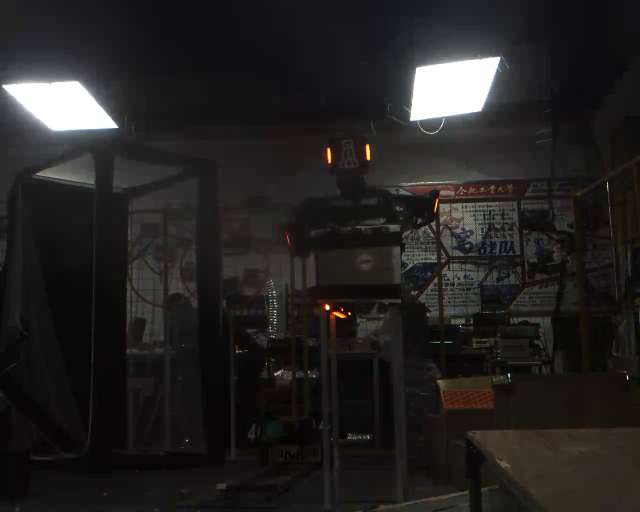
//> input picture Final_RM_1026_1108/images/outpost_frame.png, 1280 x 1024 px (shown at 1/2 size)
$ ./main   (built with g++ and OpenCV 4)
//> lines starting //> are read from the running program, lines starting //| are printed output that depends on the picture; after the words box and inside, x2 and y2 are one past the last pixel; in counts of white or black regions, pixels touching at a corner belong together
### Robomaster_Project_Vision/config.h
#pragma
#include <opencv2/opencv.hpp>

// 图片 mask 提取及其形态学处理的参数配置
struct mask_config
{
    const cv::Scalar mask_hsv_ltv = cv::Scalar(0, 109, 150); // inRange的下限值
    const cv::Scalar mask_hsv_utr = cv::Scalar(37, 255, 255); // inRange的上限值
};

// 灯条配对条件的参数配置
struct lightPair_config
{
    const double distance_tv = 100; // 灯条中心点距离阈值px
    const double areaDiff_tv = 200; // 灯条面积差阈值px
    const double angleDiff_tv = 5; // 灯条旋转角度差阈值px
    const double heightDiff_tv = 30; // 灯条中心点高度差阈值px
    const double distanceRatio_utv = 1.3; // 灯条中心点距离和装甲板高度比阈值上限
    const double distanceRatio_ltv = 0.9; // 灯条中心点距离和装甲板高度比阈值下限
};

// 装甲板的参数配置
struct armor_config
{
    const double armor_object_width = 0.135; // 装甲板实体宽度 0.135m
    const double armor_object_height = 0.056; // 装甲板实体高度 0.056m
    const double armor_image_width = 73; // 装甲板像宽度 73px
    const double armor_image_height = 78; // 装甲板像高度 78px
    const double armor_removeDuplicates_tv = 30; // 装甲板去重阈值 30px
    const double armor_reprojection_error_tv_px = 1.0; // 重投影与原始点的误差可疑阈值 1.0px

    // 世界坐标系（以装甲板中心点为原点）的装甲板四角点坐标
    std::vector<cv::Point3d> armor_object_vertices =
    {
        {-armor_object_width / 2, -armor_object_height / 2, 0}, // 左上
        {armor_object_width / 2, -armor_object_height / 2, 0},  // 右上
        {armor_object_width / 2, armor_object_height / 2, 0},   // 右下
        {-armor_object_width / 2, armor_object_height / 2, 0}   // 左下
    };
};

// 相关的矩阵参数配置
struct matrix_config
{
    // 相机内参矩阵
    cv::Mat K = (cv::Mat_<double>(3, 3) <<
                 1769.321404, 0, 762.985097,
                 0, 1768.461805, 572.3718881,
                 0, 0, 1);

    // 相机镜头畸变系数矩阵
    cv::Mat D = (cv::Mat_<double>(1, 5) << 0.1301456438, -3.237695144, -0.0007849919824, 0.001116547072, 17.43296795);
};

### Robomaster_Project_Vision/function.h
#pragma
#include <opencv2/opencv.hpp>

// 核心对象说明
// 结构体：灯条，包含颜色标志，最小旋转外接矩形，中心点，长度，宽度，角度，轮廓面积，编号
struct LightBar
{
    bool colorFlag; // 颜色标志，true表示红色，false表示蓝色
    std::vector<cv::Point> contour; // 轮廓
    cv::RotatedRect minRect; // 最小
    cv::Point2f center; // 中心点
    double length; // 长度
    double width; // 宽度
    double angle; // 角度
    double area; // 轮廓面积
    int id; // 编号
};

// 结构体：装甲板，包含颜色标志，最小旋转外接矩形，中心点，四角点，长度，宽度，角度，编号，是否有效
struct Armor
{
    int id; // 编号
    bool colorFlag; // 颜色标志，true表示红色，false表示蓝色
    cv::Point2f center; // 中心点，单精度
    std::vector<cv::Point2f> vertices = std::vector<cv::Point2f>(4); // 四角点集合，单精度
    bool is_PnP; //PnP是否结算成功
};

// 核心功能函数声明
// 图片标注（单帧接口函数）
void imageMark(cv::Mat& image);

// 从图片中检测装甲板
std::vector<Armor> detectArmor(cv::Mat& target_mask);

// 解算位姿是否有效，解算数据计算
bool pose_is_solved(const std::vector<cv::Point2f> &armor_image_vertices, // 像素坐标系下的装甲板四角点坐标（已经进行过点序规范）
                    cv::Vec3d &rvec, cv::Vec3d &tvec,                     // 作为返回平移向量tvec和旋转向量rvec
                    double &distance,                                     // 保留distance，即armor中心到相机光心的距离
                    double &tz,                                           // 保留相机z轴方向深度深度
                    std::vector<cv::Point2d> &reprojection_points);       // 返回重投影得到的角点，可选

### Robomaster_Project_Vision/function.cpp
#include <vector>
#include <iostream>
#include <string>
#include <cmath>
#include <algorithm>

#include <opencv2/opencv.hpp>
#include <opencv2/geometry.hpp>

#include "function.h"
#include "config.h"

// 全局临时变量定义
int image_width = 1;
int image_height = 1;
int frame_id = -1;
double time_s = -1;
std::vector<Armor> armor_listTemp;

// 图片标注，可调整参数为1选Debug模式（增加重投影标注）
// [173 lines left out: function imageMark, not called in this run]

// 从图片中检测装甲板
std::vector<Armor> detectArmor(cv::Mat& target_mask)
{
    // 图片 mask 提取及其形态学处理的参数
    mask_config mask_parameter;

    // 把target_mask转为hsv
    cv::cvtColor(target_mask, target_mask, cv::COLOR_BGR2HSV);

    // 对target_mask进行滤波，消除噪声
    cv::GaussianBlur(target_mask, target_mask, cv::Size(5, 5), 0);

    // 对target_mask进行hsv二值化处理
    cv::inRange(target_mask, mask_parameter.mask_hsv_ltv, mask_parameter.mask_hsv_utr, target_mask);

    // 对target_mask进行开运算
    cv::erode(target_mask, target_mask, cv::Mat(), cv::Point(-1, -1), 1);
    cv::dilate(target_mask, target_mask, cv::Mat(), cv::Point(-1, -1), 1);

    // 轮廓集合
    std::vector<std::vector<cv::Point>> contours;

    // 寻找target_mask中的轮廓,并把找到的轮廓放进contours容器中
    cv::findContours(target_mask, contours, cv::RETR_EXTERNAL, cv::CHAIN_APPROX_SIMPLE);

    // 根据轮廓数，用轮廓信息初始化灯条结构体，并把灯条结构体放入灯条容器中，并计算相应的轮廓面积，最小旋转外接矩形，并给予编号
    std::vector<LightBar> lightBars(contours.size());
    for (size_t i = 0; i < contours.size(); ++i)
    {
        lightBars[i].contour = contours[i];
        lightBars[i].minRect = cv::minAreaRect(contours[i]);
        lightBars[i].center = lightBars[i].minRect.center;
        lightBars[i].length = lightBars[i].minRect.size.height;
        lightBars[i].width = lightBars[i].minRect.size.width;
        lightBars[i].angle = lightBars[i].minRect.angle;
        //把角度映射到(0, -180]
        if (lightBars[i].width < lightBars[i].length)
        {
            std::swap(lightBars[i].length, lightBars[i].width); // 确保width>=height
            lightBars[i].angle -= 90;
        }

        lightBars[i].area = cv::contourArea(contours[i]);
        lightBars[i].id = i + 1;
        lightBars[i].colorFlag = true; // 颜色标志，true表示红色，false表示不是红色
    }

    // 声明一个装甲版容器
    std::vector<Armor> armor_list;

    // 遍历灯条容器，按一定条件进行配对
    for (size_t i = 0; i < lightBars.size(); ++i)
    {
        for (size_t j = i + 1; j < lightBars.size(); ++j)
        {
            // 判断灯条颜色是否相同
            bool isColorFlagMatched = false; // true红 false蓝
            if (lightBars[i].colorFlag == lightBars[j].colorFlag)
            {
                isColorFlagMatched = true;
            }
            else
            {
                isColorFlagMatched = false;
                continue;
            }

            // 声明装甲板的相关参数配置
            armor_config armor_parameter;
            // 声明一个临时装甲板结构体
            Armor armor;
            // 声明灯条配对的条件参数配置
            lightPair_config lightPair_tv;

            // 计算两个灯条之间的距离
            double distance = cv::norm(lightBars[i].minRect.center - lightBars[j].minRect.center);
            // 计算两个灯条的面积差
            double areaDiff = std::abs(lightBars[i].minRect.size.area() - lightBars[j].minRect.size.area());
            // 计算两个灯条的角度差
            double angleDiff = std::abs(lightBars[i].angle - lightBars[j].angle);
            // 计算两个灯条中心点的高度差
            double heightDiff = std::abs(lightBars[i].minRect.center.y - lightBars[j].minRect.center.y);
            // 声明灯条距离差与装甲板高度的比值
            double distanceRatio = distance / armor_parameter.armor_image_height;

            // 如果颜色、距离、面积差、角度差和高度差都满足装甲板的条件，则认为找到了
            if (   isColorFlagMatched == true
                && distance < lightPair_tv.distance_tv
                && areaDiff < lightPair_tv.areaDiff_tv
                && angleDiff < lightPair_tv.angleDiff_tv
                && heightDiff < lightPair_tv.heightDiff_tv
                && distanceRatio < lightPair_tv.distanceRatio_utv
                && distanceRatio > lightPair_tv.distanceRatio_ltv)
            {
                // 将配对的两个灯条的所有角点放到容器中
                std::vector<cv::Point> armorPoints;
                // 获取灯条i的minRect成员的的四个角点
                cv::Point2f rectPoints[4];
                lightBars[i].minRect.points(rectPoints);
                for (int j = 0; j < 4; j++)
                {
                    armorPoints.push_back(rectPoints[j]);
                }
                // 获取灯条j的minRect成员的的四个角点
                cv::Point2f rectPoints2[4];
                lightBars[j].minRect.points(rectPoints2);
                for (int j = 0; j < 4; j++)
                {
                    armorPoints.push_back(rectPoints2[j]);
                }

                // 根据灯条颜色来初始化装甲板的颜色标志
                armor.colorFlag = lightBars[i].colorFlag;

                // 当前配对的是灯条i和j
                cv::Point2f pts_i[4], pts_j[4];
                lightBars[i].minRect.points(pts_i);
                lightBars[j].minRect.points(pts_j);

                // 将两根灯条的8个顶点放到一个容器里
                std::vector<cv::Point2f> all_pts;
                for (int k = 0; k < 4; k++)
                {
                    all_pts.push_back(pts_i[k]);
                    all_pts.push_back(pts_j[k]);
                }

                // 寻找8个点中的四个极值点
                cv::Point2f tl, tr, br, bl;
                float min_sum = 1e6;   // 找左上角：x+y 最小
                float max_sum = -1e6;  // 找右下角：x+y 最大
                float min_diff = 1e6;  // 找右上角：y-x 最小 (或者 x-y 最大)
                float max_diff = -1e6; // 找左下角：y-x 最大

                for (const auto &pt : all_pts)
                {
                    float sum = pt.x + pt.y;
                    float diff = pt.y - pt.x;

                    if (sum < min_sum)
                    {
                        min_sum = sum;
                        tl = pt;
                    }
                    if (sum > max_sum)
                    {
                        max_sum = sum;
                        br = pt;
                    }
                    if (diff < min_diff)
                    {
                        min_diff = diff;
                        tr = pt;
                    }
                    if (diff > max_diff)
                    {
                        max_diff = diff;
                        bl = pt;
                    }
                }

                // 按照顺序赋值
                armor.vertices[0] = tl; // 左上
                armor.vertices[1] = tr; // 右上
                armor.vertices[2] = br; // 右下
                armor.vertices[3] = bl; // 左下

                // 成功提取四角点，视为该装甲板有效
                armor.is_valid = true;

                // 根据四角点计算中心点
                cv::Point2f center = (tl + tr + br + bl) / 4.0;
                armor.center = center;

                // 新增有效装甲板进入容器中
                armor_list.push_back(armor);
                armor_list[armor_list.size() - 1].armor_id = armor_list.size() - 1;
            }
        }
    }

    // 去重
    std::vector<Armor> final_armor_list;
    armor_config armor_parameter;
    for (size_t i = 0; i < armor_list.size(); i++)
    {
        bool is_duplicate = false;
        for (size_t j = 0; j < final_armor_list.size(); j++)
        {
            // 计算两个候选装甲板中心点的距离
            double dist = cv::norm(armor_list[i].center - final_armor_list[j].center);
            // 如果两个框中心点距离小于去重阈值，就认定它们是同一个目标
            if (dist < armor_parameter.armor_removeDuplicates_tv)
            {
                is_duplicate = true;
                break;
            }
        }
        if (!is_duplicate)
        {
            // 不是重复，就添加到最终装甲板容器中
            final_armor_list.push_back(armor_list[i]);

            // 排序，先按中心点x小到大，x相等的又按y小到大
            std::sort(final_armor_list.begin(), final_armor_list.end(), armor_idComp);
        }
    }

    // 重新编号
    for (int i = 0; i < final_armor_list.size(); i++)
    {
        final_armor_list[i].armor_id = i;
    }

    // 返回装甲板容器
    return final_armor_list;
}

// 检测到的装甲板的排序签名
// [96 lines left out: functions armor_idComp, pose_resolve, not called in this run]

### Final_RM_1026_1108/main.cpp
/*************************************************************************************
 该程序的输入对象：
 一张.png格式的，分辨率为1280x1024的，包含识别目标（装甲板和灯条）的三通道彩图

 默认输入路径：
 ./images/outpost_frame.png

 命令行参数输入路径：
 ./你的main.exe所在目录/main.exe ./你的图片输入路径

 该程序的输出对象：
 最终装甲板结果图：armor_result.png
 灯条候选图：light_candidates.png
 实际目标颜色mask：target_mask.png

 默认输出路径：
 ./output/armor_result.png
 ./output/light_candidates.png
 ./output/target_mask.png
**************************************************************************************/

#include <opencv2/opencv.hpp>
#include "function.h"
#include <iostream>
#include <vector>
#include <string>
#include <filesystem>
#include <windows.h>

// 单帧接口函数
// [47 lines left out: function detectArmor, not called in this run]


int main(int argc, char** argv)
{
    // 输入输出编码统一,使用utf-8编码
    SetConsoleCP(65001);
    SetConsoleOutputCP(65001);

    // 设置默认路径
    std::string image_path =  "./images/outpost_frame.png";

    // 设置命令行参数路径
    if (argc > 1)
    {
        image_path = argv[1];
        std::cout << "使用命令行参数路径读取输入图: " << image_path << std::endl;
    }
    else
    {
        std::cout << "使用默认路径读取输入图: " << image_path << std::endl;
    }

    // 检测文件夹./images和./output是否存在，不存在则创建
    if (!std::filesystem::exists("./images"))
    {
        std::filesystem::create_directory("./images");
        std::cout << "创建文件夹./images" << std::endl;
    }
    if (!std::filesystem::exists("./output"))
    {
        std::filesystem::create_directory("./output");
        std::cout << "创建文件夹./output" << std::endl;
    }

    // 清空./output文件夹中的所有文件
    for (const auto &entry : std::filesystem::directory_iterator("./output"))
    {
        std::filesystem::remove(entry.path());
        std::cout << "正在清空./output文件夹中的所有文件" << std::endl;
    }
    std::cout << std::endl;

    //  检测./images/outpost_frame.png能否正常读取，不能读取则提示，能读取也提示，并输出图片的宽度，高度，通道数
    cv::Mat image = cv::imread(image_path, cv::IMREAD_COLOR);   //以IMREAD_COLOR形式读取
//> image is the input picture: 1024 rows x 1280 cols, CV_8UC3; mean B, G, R 32.7, 33.5, 35.4
    if (image.empty())
    {
        std::cout << "无法读取" << image_path << "，程序自动结束" << std::endl;
        std::cout << std::endl;
        return -1;
    }
    else
    {
        std::cout << "成功读取" << image_path  << std::endl;
        std::cout << "图片宽度: " << image.cols << std::endl;
//| 图片宽度: 1280
        std::cout << "图片高度: " << image.rows << std::endl;
//| 图片高度: 1024
        std::cout << "通道数: " << image.channels() << std::endl;
//| 通道数: 3
        std::cout << std::endl;
    }

    // 对image进行缩放，1280*1024
    cv::resize(image, image, cv::Size(1280, 1024), cv::INTER_LINEAR);

    // 声明有效装甲板容器
    std::vector<Armor> armor_list;

    // 调用单帧接口函数
    armor_list = detectArmor(image);
//> in detectArmor, `cv::cvtColor(target_mask, target_mask, cv::COLOR_BGR2HSV);`: target_mask: 1024 rows x 1280 cols, CV_8UC3; mean H, S, V 67, 41.9, 36.4
//> in detectArmor, `cv::GaussianBlur(target_mask, target_mask, cv::Size(5, 5), 0);`: target_mask: 1024 rows x 1280 cols, CV_8UC3; mean H, S, V 67, 41.9, 36.4
//> in detectArmor, `cv::inRange(target_mask, mask_parameter.mask_hsv_ltv, mask_parameter.m..`:
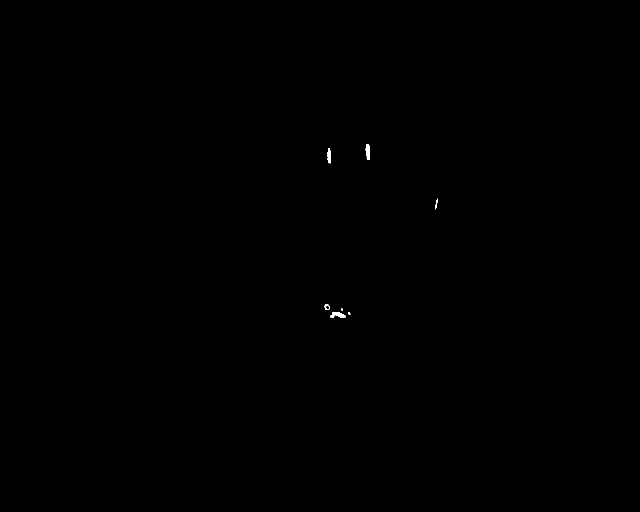
//> target_mask: 1024 rows x 1280 cols, CV_8UC1 (shown at 1/2 size); 0.06% white; 7 white regions (2 under 20 px), largest, box (x1, y1, x2, y2) and area: (661, 624, 692, 636) 222, (731, 288, 740, 320) 212, (654, 296, 662, 327) 176, (649, 608, 660, 620) 65, (870, 397, 876, 419) 49
//> in detectArmor, `cv::erode(target_mask, target_mask, cv::Mat(), cv::Point(-1, -1), 1);`: target_mask: 1024 rows x 1280 cols, CV_8UC1; 0.03% white; 11 white regions (8 under 20 px), largest, box (x1, y1, x2, y2) and area: (732, 289, 739, 318) 117, (665, 626, 690, 635) 105, (655, 297, 661, 325) 96
//> in detectArmor, `cv::dilate(target_mask, target_mask, cv::Mat(), cv::Point(-1, -1), 1);`: target_mask: 1024 rows x 1280 cols, CV_8UC1; 0.05% white; 9 white regions (5 under 20 px)
//> in detectArmor, `cv::findContours(target_mask, contours, cv::RETR_EXTERNAL, cv::CHAIN_A..`: contours = 9 contours, 6 with area under 20; largest, box (x1, y1, x2, y2) and area: (661, 625, 691, 636) 178, (731, 288, 740, 319) 168, (654, 296, 662, 326) 138
//> in detectArmor, `std::vector<LightBar> lightBars(contours.size());`: lightBars = 9 items
//> the loop in detectArmor, `for (size_t i = 0; i < contours.size(); ++i)` made 9 passes
//> (the run ends here: the program needs code that is not available in this run, at `armor.is_valid = true;`)
